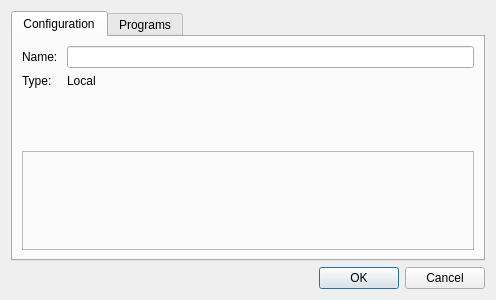
<?xml version="1.0" encoding="UTF-8"?>
<ui version="4.0">
 <class>QueueSettingsDialog</class>
 <widget class="QDialog" name="QueueSettingsDialog">
  <property name="geometry">
   <rect>
    <x>0</x>
    <y>0</y>
    <width>496</width>
    <height>300</height>
   </rect>
  </property>
  <property name="windowTitle">
   <string>Queue Settings</string>
  </property>
  <layout class="QVBoxLayout" name="verticalLayout">
   <item>
    <widget class="QTabWidget" name="tabWidget">
     <property name="currentIndex">
      <number>0</number>
     </property>
     <widget class="QWidget" name="configurationTab">
      <attribute name="title">
       <string>Configuration</string>
      </attribute>
      <layout class="QVBoxLayout" name="verticalLayout_2">
       <item>
        <layout class="QFormLayout" name="formLayout">
         <item row="0" column="0">
          <widget class="QLabel" name="nameLabel">
           <property name="text">
            <string>Name: </string>
           </property>
          </widget>
         </item>
         <item row="0" column="1">
          <widget class="QLineEdit" name="nameLineEdit"/>
         </item>
         <item row="1" column="0">
          <widget class="QLabel" name="typeLabel">
           <property name="text">
            <string>Type:</string>
           </property>
          </widget>
         </item>
         <item row="1" column="1">
          <widget class="QLabel" name="typeNameLabel">
           <property name="text">
            <string>Local</string>
           </property>
          </widget>
         </item>
        </layout>
       </item>
       <item>
        <widget class="QFrame" name="settingsFrame">
         <property name="frameShape">
          <enum>QFrame::StyledPanel</enum>
         </property>
         <property name="frameShadow">
          <enum>QFrame::Raised</enum>
         </property>
         <layout class="QVBoxLayout" name="verticalLayout_5">
          <item>
           <layout class="QVBoxLayout" name="settingsLayout"/>
          </item>
         </layout>
        </widget>
       </item>
      </layout>
     </widget>
     <widget class="QWidget" name="programsTab">
      <attribute name="title">
       <string>Programs</string>
      </attribute>
      <layout class="QVBoxLayout" name="verticalLayout_3">
       <item>
        <widget class="QTableView" name="programsTable">
         <property name="editTriggers">
          <set>QAbstractItemView::NoEditTriggers</set>
         </property>
         <property name="alternatingRowColors">
          <bool>true</bool>
         </property>
         <property name="selectionMode">
          <enum>QAbstractItemView::SingleSelection</enum>
         </property>
         <property name="selectionBehavior">
          <enum>QAbstractItemView::SelectRows</enum>
         </property>
         <attribute name="verticalHeaderCascadingSectionResizes">
          <bool>true</bool>
         </attribute>
        </widget>
       </item>
       <item>
        <layout class="QHBoxLayout" name="horizontalLayout_2">
         <item>
          <widget class="QPushButton" name="addProgramButton">
           <property name="text">
            <string>Add...</string>
           </property>
          </widget>
         </item>
         <item>
          <widget class="QPushButton" name="configureProgramButton">
           <property name="enabled">
            <bool>false</bool>
           </property>
           <property name="text">
            <string>Configure...</string>
           </property>
          </widget>
         </item>
         <item>
          <widget class="QPushButton" name="removeProgramButton">
           <property name="enabled">
            <bool>false</bool>
           </property>
           <property name="text">
            <string>Remove</string>
           </property>
          </widget>
         </item>
         <item>
          <spacer name="horizontalSpacer">
           <property name="orientation">
            <enum>Qt::Horizontal</enum>
           </property>
           <property name="sizeHint" stdset="0">
            <size>
             <width>40</width>
             <height>20</height>
            </size>
           </property>
          </spacer>
         </item>
         <item>
          <widget class="QPushButton" name="importProgramButton">
           <property name="text">
            <string>Import...</string>
           </property>
          </widget>
         </item>
         <item>
          <widget class="QPushButton" name="exportProgramButton">
           <property name="enabled">
            <bool>false</bool>
           </property>
           <property name="text">
            <string>Export...</string>
           </property>
          </widget>
         </item>
        </layout>
       </item>
      </layout>
     </widget>
    </widget>
   </item>
   <item>
    <widget class="QDialogButtonBox" name="buttonBox">
     <property name="standardButtons">
      <set>QDialogButtonBox::Cancel|QDialogButtonBox::Ok</set>
     </property>
    </widget>
   </item>
  </layout>
 </widget>
 <tabstops>
  <tabstop>tabWidget</tabstop>
  <tabstop>nameLineEdit</tabstop>
  <tabstop>programsTable</tabstop>
  <tabstop>addProgramButton</tabstop>
  <tabstop>configureProgramButton</tabstop>
  <tabstop>removeProgramButton</tabstop>
  <tabstop>importProgramButton</tabstop>
  <tabstop>exportProgramButton</tabstop>
 </tabstops>
 <resources/>
 <connections>
  <connection>
   <sender>buttonBox</sender>
   <signal>accepted()</signal>
   <receiver>QueueSettingsDialog</receiver>
   <slot>accept()</slot>
   <hints>
    <hint type="sourcelabel">
     <x>368</x>
     <y>278</y>
    </hint>
    <hint type="destinationlabel">
     <x>497</x>
     <y>274</y>
    </hint>
   </hints>
  </connection>
  <connection>
   <sender>buttonBox</sender>
   <signal>rejected()</signal>
   <receiver>QueueSettingsDialog</receiver>
   <slot>reject()</slot>
   <hints>
    <hint type="sourcelabel">
     <x>362</x>
     <y>287</y>
    </hint>
    <hint type="destinationlabel">
     <x>0</x>
     <y>250</y>
    </hint>
   </hints>
  </connection>
 </connections>
</ui>
